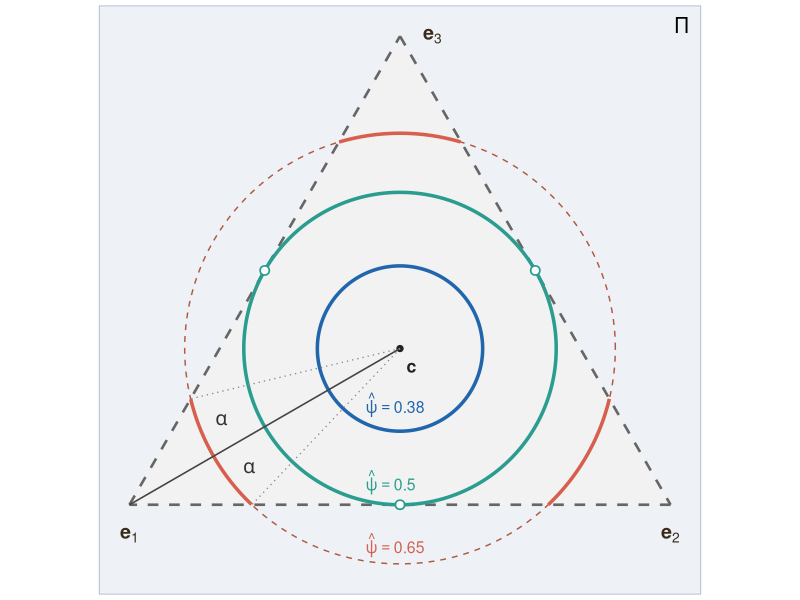

R code for this plot:
library(ggplot2)
library(dplyr)
library(tidyr)

# -----------------------------------------------------------------------
# Coordinate system
# -----------------------------------------------------------------------

u <- c(1, -1, 0) / sqrt(2) # horizontal: e1 left, e2 right
w <- c(-1, -1, 2) / sqrt(6) # vertical:   e3 at top
c_vec <- c(1 / 3, 1 / 3, 1 / 3)

project_2d <- function(x) {
  v <- x - c_vec
  c(s = sum(v * u), t = sum(v * w))
}

# -----------------------------------------------------------------------
# Simplex vertices in 2D
# -----------------------------------------------------------------------

vertices_3d <- list(e1 = c(1, 0, 0), e2 = c(0, 1, 0), e3 = c(0, 0, 1))
vertices_2d <- as.data.frame(t(sapply(vertices_3d, project_2d)))

simplex_polygon <- rbind(
  vertices_2d[1, c("s", "t")],
  vertices_2d[2, c("s", "t")],
  vertices_2d[3, c("s", "t")],
  vertices_2d[1, c("s", "t")]
)

simplex_edges <- bind_rows(
  data.frame(
    s = c(vertices_2d$s[1], vertices_2d$s[2]),
    t = c(vertices_2d$t[1], vertices_2d$t[2]),
    edge = "e1e2"
  ),
  data.frame(
    s = c(vertices_2d$s[2], vertices_2d$s[3]),
    t = c(vertices_2d$t[2], vertices_2d$t[3]),
    edge = "e2e3"
  ),
  data.frame(
    s = c(vertices_2d$s[3], vertices_2d$s[1]),
    t = c(vertices_2d$t[3], vertices_2d$t[1]),
    edge = "e3e1"
  )
)

# -----------------------------------------------------------------------
# Circles / arcs
# -----------------------------------------------------------------------

psi_low <- 0.38
psi_mid <- 0.50
psi_high <- 0.65

r_low <- sqrt(psi_low - 1 / 3)
r_mid <- sqrt(psi_mid - 1 / 3)
r_high <- sqrt(psi_high - 1 / 3)

circle_points <- function(psi_hat, n = 2000) {
  r <- sqrt(psi_hat - 1 / 3)
  phi <- seq(0, 2 * pi, length.out = n)
  pts <- lapply(phi, function(p) {
    x <- c_vec + r * (cos(p) * u + sin(p) * w)
    data.frame(
      s = cos(p) * r,
      t = sin(p) * r,
      x1 = x[1],
      x2 = x[2],
      x3 = x[3],
      phi = p,
      inside = all(x > 0)
    )
  })
  bind_rows(pts)
}

tag_segments <- function(df) {
  df <- df |> arrange(phi)
  seg <- cumsum(c(1, abs(diff(as.integer(df$inside))) > 0))
  df$seg <- seg
  df
}

pts_low <- circle_points(psi_low)
pts_mid <- circle_points(psi_mid)
pts_high <- circle_points(psi_high) |> tag_segments()

# -----------------------------------------------------------------------
# Arc angle annotations for e1 (bottom-left vertex = vertices_2d[2])
# -----------------------------------------------------------------------

# Axis direction toward the vertex labeled e1 in the plot
phi_axis_e1 <- atan2(vertices_2d$t[2], vertices_2d$s[2]) # ≈ 7*pi/6

# Find boundary angles numerically: arc boundaries where x1=0 or x3=0
# x1(phi) = 1/3 + r_high*(cos(phi)/sqrt(2) - sin(phi)/sqrt(6))
# x3(phi) = 1/3 + r_high*(sin(phi)*2/sqrt(6))
# By symmetry about phi_axis_e1 one boundary has x1=0, the other x3=0

# Component functions (general)
x1_fn <- function(phi) {
  1 / 3 + r_high * (cos(phi) / sqrt(2) - sin(phi) / sqrt(6))
}
x2_fn <- function(phi) {
  1 / 3 + r_high * (-cos(phi) / sqrt(2) - sin(phi) / sqrt(6))
}
x3_fn <- function(phi) 1 / 3 + r_high * (2 * sin(phi) / sqrt(6))

# Arc near the labeled e1 vertex (3D vertex e2 = (0,1,0)):
# bounded by x1 = 0 and x3 = 0, axis at phi ≈ 7*pi/6
# x1 = 0 boundary is just below phi_axis_e1 (search leftward from axis)
# x3 = 0 boundary is just above phi_axis_e1 (search rightward from axis)
phi_lo_e1 <- uniroot(x1_fn, c(phi_axis_e1 - pi / 3, phi_axis_e1))$root
phi_hi_e1 <- uniroot(x3_fn, c(phi_axis_e1, phi_axis_e1 + pi / 2))$root

# -----------------------------------------------------------------------
# Tangency points
# -----------------------------------------------------------------------

tangency_3d <- list(c(1 / 2, 1 / 2, 0), c(1 / 2, 0, 1 / 2), c(0, 1 / 2, 1 / 2))
tangency_2d <- as.data.frame(t(sapply(tangency_3d, project_2d)))

# -----------------------------------------------------------------------
# Annotation positions
# psi labels on left, vertically at each circle's top
# arrow_len just past the small circle
# -----------------------------------------------------------------------

label_offset <- 0.05
label_x <- -0.09
arrow_len <- r_low + 0.12

# -----------------------------------------------------------------------
# Bounding box: driven purely by triangle vertices, circles, arrows,
# and psi labels — no vertex label text to account for
# -----------------------------------------------------------------------

pad <- 0.08

# psi label text extends left of label_x by approx 0.28 units
psi_label_left <- label_x - 0.28

extent_s_max <- max(vertices_2d$s, r_high, arrow_len + 0.08)
extent_s_min <- min(vertices_2d$s, -r_high, psi_label_left)
extent_t_max <- max(
  vertices_2d$t,
  r_high,
  arrow_len + 0.06,
  r_high + label_offset + 0.04
)
extent_t_min <- min(vertices_2d$t, -r_high)

plane_smin <- extent_s_min - pad
plane_smax <- extent_s_max + pad
plane_tmin <- extent_t_min - pad
plane_tmax <- extent_t_max + pad

plane_rect <- data.frame(
  s = c(plane_smin, plane_smax, plane_smax, plane_smin, plane_smin),
  t = c(plane_tmin, plane_tmin, plane_tmax, plane_tmax, plane_tmin)
)

# -----------------------------------------------------------------------
# Plot
# -----------------------------------------------------------------------

p <- ggplot() +

  # Affine plane Pi
  geom_polygon(
    data = plane_rect,
    aes(x = s, y = t),
    fill = "#eef2f7",
    colour = "#9bacc4",
    linewidth = 0.5
  ) +

  annotate(
    "text",
    x = plane_smax - 0.03,
    y = plane_tmax - 0.03,
    label = "Pi",
    parse = TRUE,
    size = 5.5,
    colour = "black",
    hjust = 1,
    vjust = 1,
    fontface = "italic"
  ) +

  # Simplex fill
  geom_polygon(
    data = simplex_polygon,
    aes(x = s, y = t),
    fill = "#f2f2f2",
    colour = NA
  ) +

  # Simplex edges
  geom_path(
    data = simplex_edges,
    aes(x = s, y = t, group = edge),
    colour = "#666666",
    linewidth = 0.9,
    linetype = "dashed"
  ) +

  # Full C_psi_hat for psi_high (faint dashed)
  geom_path(
    data = pts_high,
    aes(x = s, y = t),
    colour = "#b05a40",
    linewidth = 0.5,
    linetype = "dashed"
  ) +

  # psi = 1/2 circle
  geom_path(
    data = pts_mid,
    aes(x = s, y = t),
    colour = "#2a9d8f",
    linewidth = 1.2
  ) +

  # Omega_psi_hat: complete circle for psi_low
  geom_path(
    data = filter(pts_low, inside),
    aes(x = s, y = t),
    colour = "#2166ac",
    linewidth = 1.2
  ) +

  # Omega_psi_hat: disjoint arcs for psi_high
  geom_path(
    data = filter(pts_high, inside),
    aes(x = s, y = t, group = seg),
    colour = "#d6604d",
    linewidth = 1.2
  ) +

  # Tangency points
  geom_point(
    data = tangency_2d,
    aes(x = s, y = t),
    shape = 21,
    size = 2.5,
    colour = "#2a9d8f",
    fill = "white",
    stroke = 0.9
  ) +

  # Vertex labels: e1 and e2 below, e3 to the right
  annotate(
    "text",
    x = vertices_2d$s[1],
    y = vertices_2d$t[1] - 0.06,
    label = "bold(e)[2]",
    parse = TRUE,
    size = 5,
    colour = "#3a2a1a",
    hjust = 0.5,
    vjust = 1
  ) +
  annotate(
    "text",
    x = vertices_2d$s[2],
    y = vertices_2d$t[2] - 0.06,
    label = "bold(e)[1]",
    parse = TRUE,
    size = 5,
    colour = "#3a2a1a",
    hjust = 0.5,
    vjust = 1
  ) +
  annotate(
    "text",
    x = vertices_2d$s[3] + 0.06,
    y = vertices_2d$t[3],
    label = "bold(e)[3]",
    parse = TRUE,
    size = 5,
    colour = "#3a2a1a",
    hjust = 0,
    vjust = 0.5
  ) +

  # Centroid
  geom_point(aes(x = 0, y = 0), colour = "#222222", size = 1.8) +
  annotate(
    "text",
    x = 0.03,
    y = -0.05,
    label = "bold(c)",
    parse = TRUE,
    size = 4.5,
    colour = "#222222"
  ) +

  # psi_hat labels
  annotate(
    "text",
    x = label_x,
    y = -r_low + label_offset + 0.02,
    label = "hat(psi) == 0.38",
    parse = TRUE,
    size = 4,
    colour = "#2166ac",
    hjust = 0
  ) +
  annotate(
    "text",
    x = label_x,
    y = -r_mid + label_offset + 0.01,
    label = "hat(psi) == 0.50",
    parse = TRUE,
    size = 4,
    colour = "#2a9d8f",
    hjust = 0
  ) +
  annotate(
    "text",
    x = label_x,
    y = -r_high + label_offset,
    label = "hat(psi) == 0.65",
    parse = TRUE,
    size = 4,
    colour = "#d6604d",
    hjust = 0
  ) +

  # Axis line from centroid to e1 vertex
  annotate(
    "segment",
    x = 0,
    y = 0,
    xend = vertices_2d$s[2],
    yend = vertices_2d$t[2],
    colour = "#444444",
    linewidth = 0.55,
    linetype = "solid"
  ) +

  # Dotted radial lines to arc boundaries
  annotate(
    "segment",
    x = 0,
    y = 0,
    xend = r_high * cos(phi_lo_e1),
    yend = r_high * sin(phi_lo_e1),
    colour = "#888888",
    linewidth = 0.45,
    linetype = "dotted"
  ) +
  annotate(
    "segment",
    x = 0,
    y = 0,
    xend = r_high * cos(phi_hi_e1),
    yend = r_high * sin(phi_hi_e1),
    colour = "#888888",
    linewidth = 0.45,
    linetype = "dotted"
  ) +

  # Alpha labels
  annotate(
    "text",
    x = (r_high - 0.06) * cos((phi_lo_e1 + phi_axis_e1) / 2),
    y = (r_high - 0.06) * sin((phi_lo_e1 + phi_axis_e1) / 2),
    label = "alpha",
    parse = TRUE,
    size = 5,
    colour = "#333333",
    hjust = 0.5,
    vjust = 0.5
  ) +
  annotate(
    "text",
    x = (r_high - 0.06) * cos((phi_axis_e1 + phi_hi_e1) / 2),
    y = (r_high - 0.06) * sin((phi_axis_e1 + phi_hi_e1) / 2),
    label = "alpha",
    parse = TRUE,
    size = 5,
    colour = "#333333",
    hjust = 0.5,
    vjust = 0.5
  ) +

  coord_equal(
    xlim = c(plane_smin, plane_smax),
    ylim = c(plane_tmin, plane_tmax),
    expand = FALSE
  ) +
  theme_void(base_size = 11) +
  theme(
    plot.margin = margin(4, 4, 4, 4),
    plot.background = element_rect(fill = "white", colour = NA)
  )

ggsave(
  "Dissertation/files/Images/simplex-level-sets.png",
  plot = p,
  width = 4.5,
  height = 5.2,
  device = "png",
  dpi = 300,
  units = "in"
)
